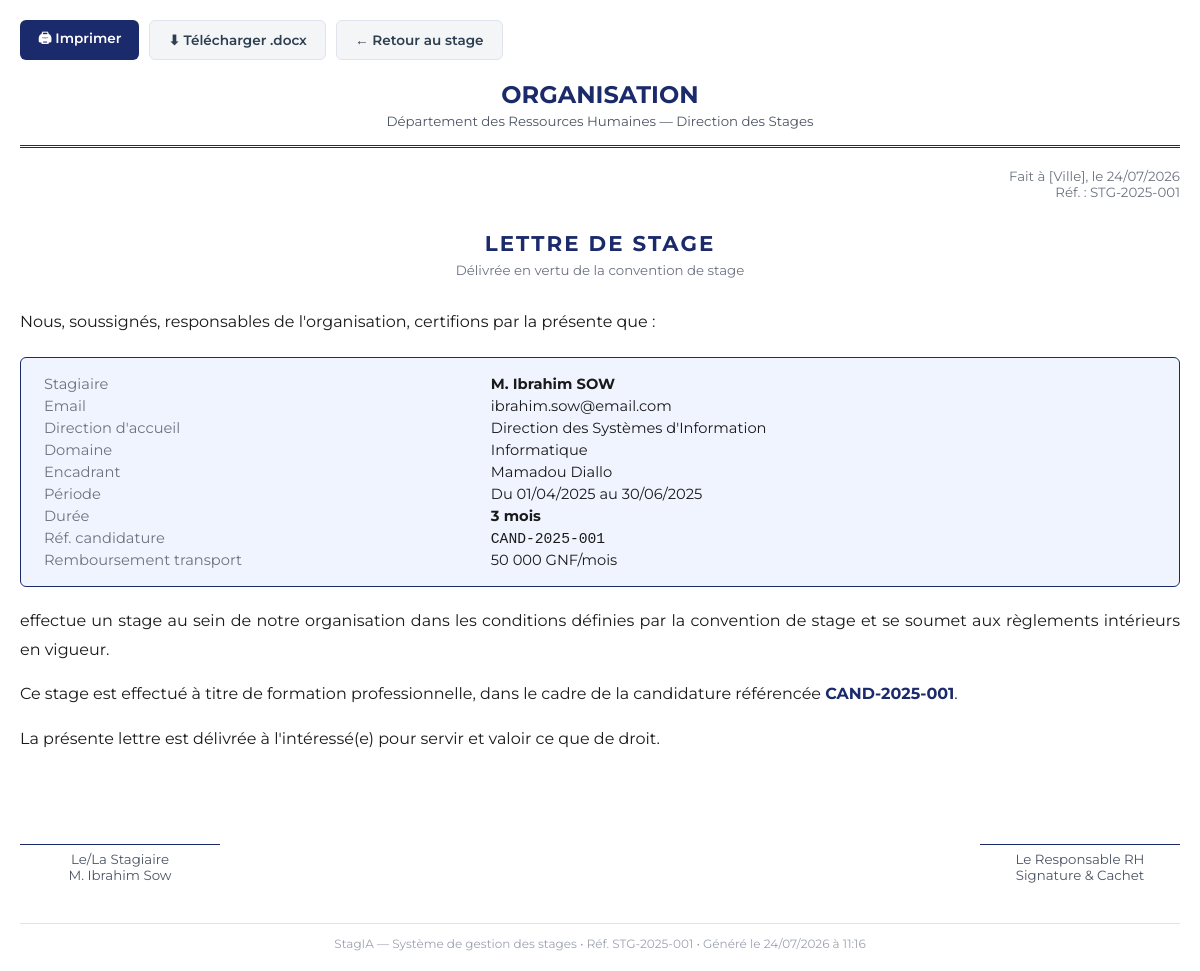
Screenshot of /backoffice.php?page=lettre_stage&id=1 (signed in) with the database file from the repository.
### tables this page shows
CREATE TABLE IF NOT EXISTS stages (
    id INT AUTO_INCREMENT PRIMARY KEY,
    reference VARCHAR(30) UNIQUE NOT NULL,
    candidature_id INT,
    stagiaire_id INT NOT NULL,
    direction_id INT,
    domaine_id INT,
    encadrant_id INT,
    date_debut DATE NOT NULL,
    date_fin DATE NOT NULL,
    duree_initiale_mois INT DEFAULT 3,
    duree_totale_mois INT DEFAULT 3,
    nb_renouvellements INT DEFAULT 0,
    remboursement_transport TINYINT(1) DEFAULT 0,
    montant_transport DECIMAL(10,2) DEFAULT 0,
    statut ENUM('preparation','en_cours','renouvele','termine','interrompu','annule') DEFAULT 'preparation',
    created_at TIMESTAMP DEFAULT CURRENT_TIMESTAMP,
    FOREIGN KEY (candidature_id) REFERENCES candidatures(id) ON DELETE SET NULL,
    FOREIGN KEY (stagiaire_id) REFERENCES stagiaires(id) ON DELETE CASCADE,
    FOREIGN KEY (direction_id) REFERENCES directions(id) ON DELETE SET NULL,
    FOREIGN KEY (domaine_id) REFERENCES domaines(id) ON DELETE SET NULL,
    FOREIGN KEY (encadrant_id) REFERENCES utilisateurs(id) ON DELETE SET NULL
);

CREATE TABLE IF NOT EXISTS utilisateurs (
    id INT AUTO_INCREMENT PRIMARY KEY,
    nom VARCHAR(100) NOT NULL,
    prenom VARCHAR(100) NOT NULL,
    email VARCHAR(191) NOT NULL UNIQUE,
    mot_de_passe VARCHAR(255) NOT NULL,
    role ENUM('administrateur','habilite','superviseur','directeur','stagiaire') NOT NULL DEFAULT 'stagiaire',
    actif TINYINT(1) DEFAULT 1,
    civilite ENUM('M.','Mme') DEFAULT 'M.',
    created_at TIMESTAMP DEFAULT CURRENT_TIMESTAMP
);

CREATE TABLE IF NOT EXISTS directions (
    id INT AUTO_INCREMENT PRIMARY KEY,
    libelle VARCHAR(150) NOT NULL,
    abreviation VARCHAR(20),
    actif TINYINT(1) DEFAULT 1,
    created_at TIMESTAMP DEFAULT CURRENT_TIMESTAMP
);

CREATE TABLE IF NOT EXISTS domaines (
    id INT AUTO_INCREMENT PRIMARY KEY,
    libelle VARCHAR(150) NOT NULL,
    actif TINYINT(1) DEFAULT 1,
    created_at TIMESTAMP DEFAULT CURRENT_TIMESTAMP
);

CREATE TABLE IF NOT EXISTS candidatures (
    id INT AUTO_INCREMENT PRIMARY KEY,
    reference VARCHAR(30) UNIQUE NOT NULL,
    stagiaire_id INT NOT NULL,
    offre_id INT,
    type_candidature ENUM('offre','spontanee') DEFAULT 'spontanee',
    domaine_id INT,
    direction_id INT,
    score_tri DECIMAL(5,2) DEFAULT 0,
    statut_global ENUM('soumise','niv1_en_cours','niv1_valide','validee','niv1_rejete','rejetee','complement') DEFAULT 'soumise',
    motivation TEXT,
    date_candidature TIMESTAMP DEFAULT CURRENT_TIMESTAMP,
    FOREIGN KEY (stagiaire_id) REFERENCES stagiaires(id) ON DELETE CASCADE,
    FOREIGN KEY (offre_id) REFERENCES offres_stage(id) ON DELETE SET NULL,
    FOREIGN KEY (domaine_id) REFERENCES domaines(id) ON DELETE SET NULL,
    FOREIGN KEY (direction_id) REFERENCES directions(id) ON DELETE SET NULL
);

### backoffice.php (called while the page is built, shortened)
<?php
require_once __DIR__ . '/config.php';
$page = preg_replace('/[^a-zA-Z0-9_\-]/', '', $_GET['page'] ?? 'dashboard');
$file = __DIR__ . "/pages/admin/{$page}.php";
include $file;

### config.php (called while the page is built, shortened)
<?php
function h(string $s): string {
    return htmlspecialchars($s, ENT_QUOTES, 'UTF-8');
}

### pages/admin/lettre_stage.php (the view, shortened to what this page needs)
<?php
$pdo = getPDO();
$id = (int) ($_GET['id'] ?? 0);
$stmt = $pdo->prepare('
    SELECT sg.*,
           u.nom, u.prenom, u.email, u.civilite,
           d.libelle AS direction_libelle,
           dom.libelle AS domaine_libelle,
           enc.nom AS enc_nom, enc.prenom AS enc_prenom,
           c.reference AS ref_cand
    FROM stages sg
    JOIN stagiaires st ON sg.stagiaire_id = st.id
    JOIN utilisateurs u ON st.utilisateur_id = u.id
    LEFT JOIN directions d ON sg.direction_id = d.id
    LEFT JOIN domaines dom ON sg.domaine_id = dom.id
    LEFT JOIN utilisateurs enc ON sg.encadrant_id = enc.id
    LEFT JOIN candidatures c ON sg.candidature_id = c.id
    WHERE sg.id = ?
');
$stmt->execute([$id]);
$stage = $stmt->fetch();
$mois = 0;
if ($stage['date_debut'] && $stage['date_fin']) {
    $d1   = new DateTime($stage['date_debut']);
    $d2   = new DateTime($stage['date_fin']);
    $mois = round($d1->diff($d2)->days / 30, 1);
}
$civilite = $stage['civilite'] === 'F' ? 'Mme' : 'M.';
?><!DOCTYPE html>
<html lang="fr">
<head>
</head>
<body>
<div class="no-print">
  <button class="btn btn-navy" onclick="window.print()">🖨 Imprimer</button>
  <a href="api/generer-lettre.php?stage_id=<?= $id ?>" class="btn btn-ghost">⬇ Télécharger .docx</a>
  <a href="backoffice.php?page=stage_detail&id=<?= $id ?>" class="btn btn-ghost">← Retour au stage</a>
</div>
<div class="header-org">
  <h1>ORGANISATION</h1>
  <p>Département des Ressources Humaines — Direction des Stages</p>
</div>
<div class="ref-box">
  Fait à [Ville], le <?= date('d/m/Y') ?><br>
  Réf. : <?= h($stage['reference']) ?>
</div>
<div class="titre">Lettre de Stage</div>
<div class="sous-titre">Délivrée en vertu de la convention de stage</div>
<div class="corps">
  <p>Nous, soussignés, responsables de l'organisation, certifions par la présente que :</p>
</div>
<div class="info-box">
  <table>
    <tr><td>Stagiaire</td><td><strong><?= h($civilite . ' ' . $stage['prenom'] . ' ' . strtoupper($stage['nom'])) ?></strong></td></tr>
    <tr><td>Email</td><td><?= h($stage['email']) ?></td></tr>
    <tr><td>Direction d'accueil</td><td><?= h($stage['direction_libelle'] ?? '—') ?></td></tr>
    <tr><td>Domaine</td><td><?= h($stage['domaine_libelle'] ?? '—') ?></td></tr>
    <tr><td>Encadrant</td><td><?= $stage['enc_prenom'] ? h($stage['enc_prenom'] . ' ' . $stage['enc_nom']) : '—' ?></td></tr>
    <tr><td>Période</td><td>Du <?= $stage['date_debut'] ? date('d/m/Y', strtotime($stage['date_debut'])) : '—' ?> au <?= $stage['date_fin'] ? date('d/m/Y', strtotime($stage['date_fin'])) : '—' ?></td></tr>
    <tr><td>Durée</td><td><strong><?= $mois ?> mois</strong></td></tr>
    <tr><td>Réf. candidature</td><td><code><?= h($stage['ref_cand'] ?? '—') ?></code></td></tr>
    <?php if ($stage['remboursement_transport']): ?>
    <tr><td>Remboursement transport</td><td><?= number_format((float)$stage['montant_transport'], 0, ',', ' ') ?> GNF/mois</td></tr>
    <?php endif ?>
  </table>
</div>
<div class="corps">
  <p>
    effectue un stage au sein de notre organisation dans les conditions définies par la convention de stage
    et se soumet aux règlements intérieurs en vigueur.
  </p>
  <p>
    Ce stage est effectué à titre de formation professionnelle, dans le cadre de la candidature
    référencée <strong><?= h($stage['ref_cand'] ?? $stage['reference']) ?></strong>.
  </p>
  <p>
    La présente lettre est délivrée à l'intéressé(e) pour servir et valoir ce que de droit.
  </p>
</div>
<div class="signature">
  <div class="bloc">
    <div class="ligne">Le/La Stagiaire<br><?= h($civilite . ' ' . $stage['prenom'] . ' ' . $stage['nom']) ?></div>
  </div>
  <div class="bloc">
    <div class="ligne">Le Responsable RH<br>Signature &amp; Cachet</div>
  </div>
</div>
<div class="footer-note">
  StagIA — Système de gestion des stages • Réf. <?= h($stage['reference']) ?> • Généré le <?= date('d/m/Y à H:i') ?>
</div>
</body>
</html>

### pages/admin/lettre_stage.php (style rules this page uses)
* { box-sizing:border-box }
body { font-family:'Montserrat',sans-serif;font-size:12pt;color:#1a1a1a;background:#fff;margin:0;padding:20px }
.no-print { margin-bottom:20px;display:flex;gap:10px }
.header-org { text-align:center;border-bottom:3px double #1b2a6b;padding-bottom:16px;margin-bottom:20px }
.header-org h1 { font-size:18pt;color:#1b2a6b;margin:0 0 4px }
.header-org p { margin:0;font-size:10pt;color:#4b5563 }
.ref-box { text-align:right;font-size:10pt;color:#6b7280;margin-bottom:20px }
.titre { text-align:center;font-size:16pt;font-weight:700;text-transform:uppercase;letter-spacing:2px;color:#1b2a6b;margin:30px 0 6px }
.sous-titre { text-align:center;font-size:10pt;color:#6b7280;margin-bottom:30px }
.corps { text-align:justify;line-height:1.8;margin-bottom:20px }
.corps strong { color:#1b2a6b }
.info-box { border:1.5px solid #1b2a6b;border-radius:6px;padding:14px 20px;margin:20px 0;background:#f0f4ff }
.info-box table { width:100%;font-size:11pt }
.info-box td:first-child { color:#6b7280;width:40%;padding-right:12px }
.signature { margin-top:50px;display:flex;justify-content:space-between;align-items:flex-end }
.signature .bloc { text-align:center;min-width:200px }
.signature .ligne { border-top:1px solid #1b2a6b;margin-top:40px;padding-top:6px;font-size:10pt;color:#4b5563 }
.footer-note { margin-top:40px;border-top:1px solid #e0e3ed;padding-top:12px;font-size:9pt;color:#9ca3af;text-align:center }
.btn { display:inline-flex;align-items:center;gap:6px;padding:8px 18px;border-radius:6px;font-family:inherit;font-size:.85rem;font-weight:600;cursor:pointer;text-decoration:none;border:none }
.btn-navy { background:#1b2a6b;color:#fff }
.btn-ghost { background:#f4f5f7;color:#2c3e50;border:1px solid #e0e3ed }

### rows the page displays
stages: reference "STG-2025-001", utilisateurs.civilite+prenom+nom "M. Ibrahim SOW", utilisateurs.email "ibrahim.sow@email.com", direction.libelle "Direction des Systèmes d'Information", domaine.libelle "Informatique", encadrant.nom "Mamadou Diallo", date_debut "01/04/2025", date_fin "30/06/2025", mois "3", candidature.reference "CAND-2025-001", montant_transport "50 000", utilisateurs.civilite+prenom+nom "M. Ibrahim Sow"
